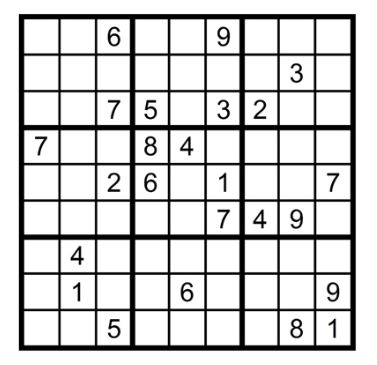
#> input picture test_images/puzzle_01.JPG, 377 x 365 px
$ python imageProcessing.py test_images/puzzle_01.JPG
#> lines starting #> are read from the running program, lines starting #| are printed output that depends on the picture; after the words box and inside, x2 and y2 are one past the last pixel; in counts of white or black regions, pixels touching at a corner belong together
import cv2
import numpy
import sys

BLOCK_SIZE = 50
THRESHOLD = 25


def preprocess(image):
    image = cv2.medianBlur(image, 3)
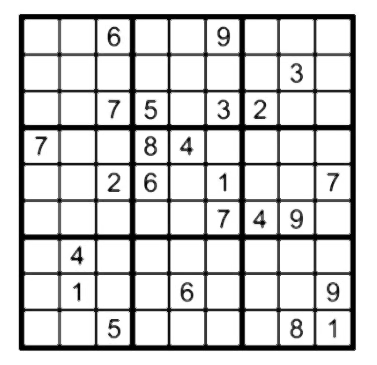
#> image: shape (365, 377); min 0, max 255, mean 209.8
    image = cv2.GaussianBlur(image, (3, 3), 0)
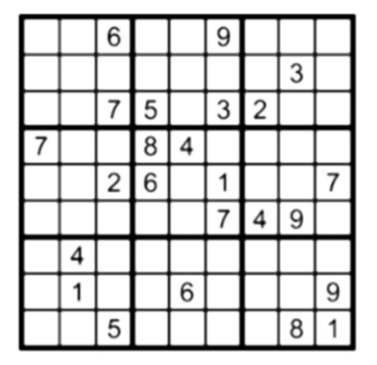
#> image: shape (365, 377); min 0, max 255, mean 209.9
    return 255 - image
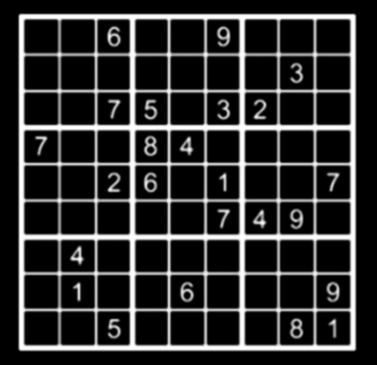
#> returned value: shape (365, 377); min 0, max 255, mean 45.1


def postprocess(image):
    image = cv2.medianBlur(image, 5)
    # image = cv2.medianBlur(image, 5)
    # kernel = numpy.ones((3,3), numpy.uint8)
    # image = cv2.morphologyEx(image, cv2.MORPH_OPEN, kernel)
    return image


def get_block_index(image_shape, yx, block_size):
    y = numpy.arange(max(0, yx[0]-block_size), min(image_shape[0], yx[0]+block_size))
    x = numpy.arange(max(0, yx[1]-block_size), min(image_shape[1], yx[1]+block_size))
    return numpy.meshgrid(y, x)


def adaptive_median_threshold(img_in):
    med = numpy.median(img_in)
    img_out = numpy.zeros_like(img_in)
    img_out[img_in - med < THRESHOLD] = 255
    return img_out


def block_image_process(image, block_size):
#> called with block_size = 50
    out_image = numpy.zeros_like(image)
    for row in range(0, image.shape[0], block_size):
        for col in range(0, image.shape[1], block_size):
            idx = (row, col)
            block_idx = get_block_index(image.shape, idx, block_size)
            out_image[block_idx] = adaptive_median_threshold(image[block_idx])
#> this loop made 1 pass
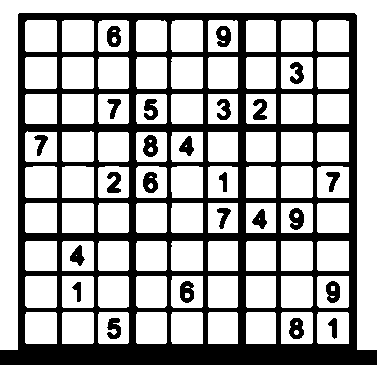
#> out_image: shape (365, 377); 66.8% white; 25 black regions, largest, box (x1, y1, x2, y2) and area: (0, 13, 377, 365) 41309, (143, 135, 158, 157) 231, (143, 172, 158, 193) 228

    return out_image


def process_image_file(filename):
    image_in = cv2.cvtColor(cv2.imread(filename), cv2.COLOR_BGR2GRAY)

    image_in = preprocess(image_in)
    image_out = block_image_process(image_in, BLOCK_SIZE)
    image_out = postprocess(image_out)

    print('bin_' + filename)
    cv2.imwrite('bin_' + filename, image_out)


if __name__ == "__main__":
#> (the run stopped early here; a loop or call above may not have finished)

$ run again, on test_images/puzzle_03.JPG
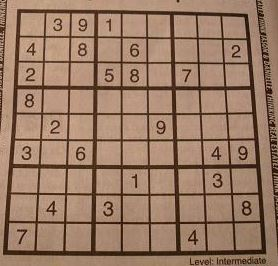
#> input picture test_images/puzzle_03.JPG, 278 x 266 px
#> in preprocess, `return 255 - image`:
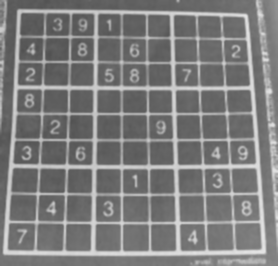
#> returned value: shape (266, 278); min 81, max 229, mean 125.2
#> the loop in block_image_process, `for row in range(0, image.shape[0], block_size):` made 1 pass
#> after the loop in block_image_process, `for row in range(0, image.shape[0], block_size):`:
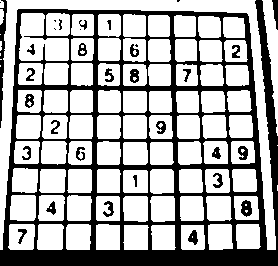
#> out_image: shape (266, 278); 68.3% white; 34 black regions (6 under 20 px), largest, box (x1, y1, x2, y2) and area: (0, 0, 278, 266) 21202, (0, 0, 7, 128) 396, (241, 200, 252, 217) 133

$ run again, on test_images/puzzle_04.JPG
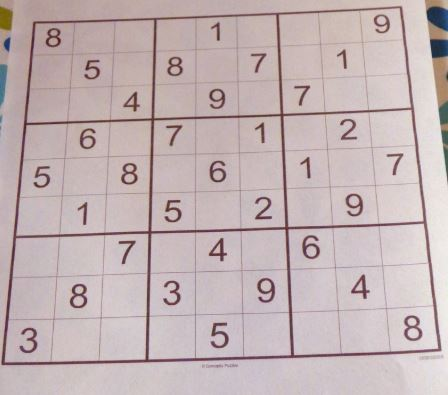
#> input picture test_images/puzzle_04.JPG, 448 x 395 px
#> in preprocess, `return 255 - image`:
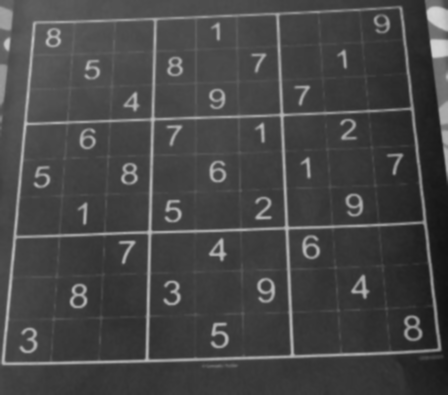
#> returned value: shape (395, 448); min 18, max 212, mean 70.6
#> the loop in block_image_process, `for row in range(0, image.shape[0], block_size):` made 1 pass
#> after the loop in block_image_process, `for row in range(0, image.shape[0], block_size):`:
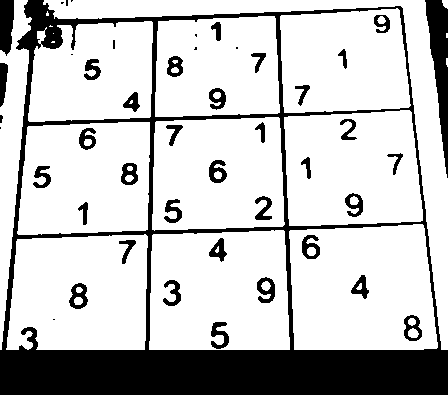
#> out_image: shape (395, 448); 77.4% white; 46 black regions (11 under 20 px), largest, box (x1, y1, x2, y2) and area: (0, 0, 448, 395) 31106, (425, 0, 448, 178) 2033, (0, 0, 14, 56) 663

$ run again, on test_images/puzzle_05.JPG
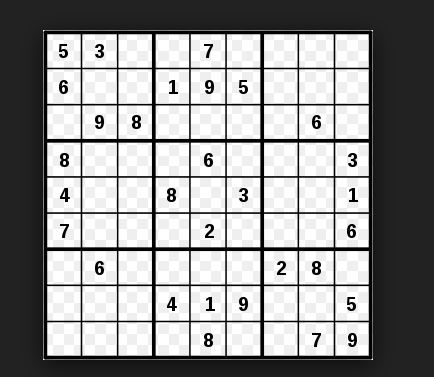
#> input picture test_images/puzzle_05.JPG, 434 x 377 px
#> in preprocess, `return 255 - image`:
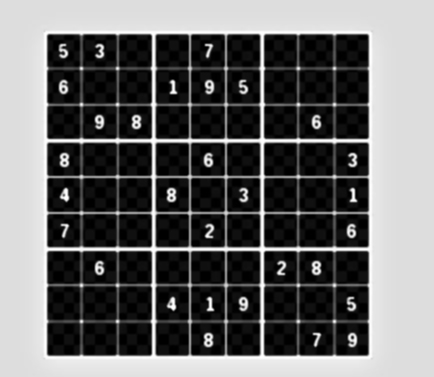
#> returned value: shape (377, 434); min 0, max 255, mean 105.4
#> the loop in block_image_process, `for row in range(0, image.shape[0], block_size):` made 1 pass
#> after the loop in block_image_process, `for row in range(0, image.shape[0], block_size):`:
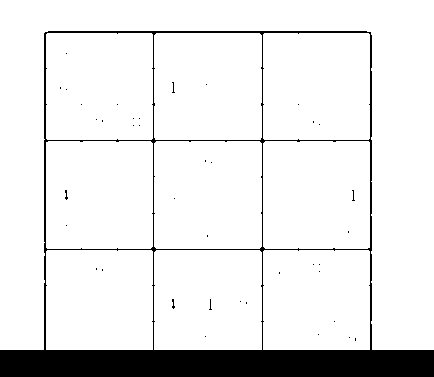
#> out_image: shape (377, 434); 90.8% white; 40 black regions (39 under 20 px), largest, box (x1, y1, x2, y2) and area: (0, 31, 434, 377) 15002
